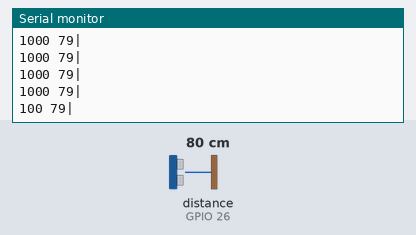
Simulated run of this sketch. Board: ESP32. Parts: the last lines printed to the serial monitor. Wiring (inferred from the names in the program): ultrasonic range finder: trigger GPIO 25; echo GPIO 26. The inputs (shaded band) are chosen by the test bench; at power-on: distance to the obstacle (sensor on GPIO 26) 80 cm. The echo pulse lasts 58.3 µs per cm.

Above: at 2.2 s.
2.3 s: distance to the obstacle (sensor on GPIO 26) set to 2 cm
At 3.6 s:
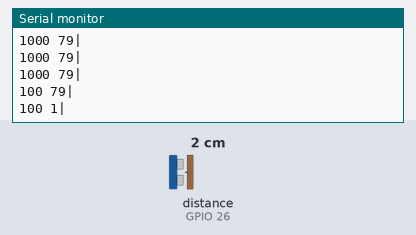
3.8 s: distance to the obstacle (sensor on GPIO 26) set to 4 cm
At 4.9 s:
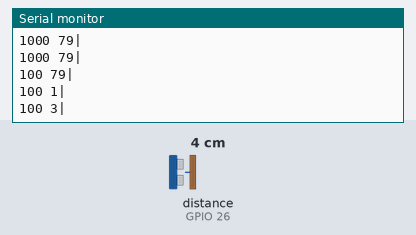
Timing chart, 0 to 6.8 s (numbered marks = the images above; inputs shaded):
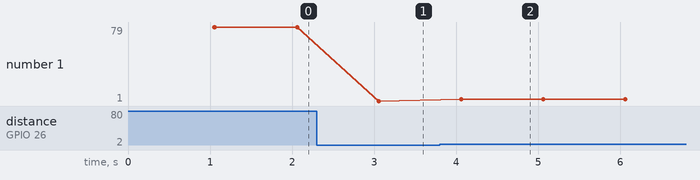

Measured:
- after the input at 2.3 s, the serial monitor: prints a new line after 0.76 s (image 1)
- after the input at 3.8 s, the serial monitor: prints a new line after 0.26 s (image 2)
- plotted number 1: 79 → 1 after the input at 2.3 s, 1 → 3 after the input at 3.8 s

The sketch:

Task_Queue_Sonic.ino
```cpp
//define pin varaibles

const int trigPin = 25;
const int echoPin= 26;

//intermediate step to get distance
long duration ;


//store actual distance in cm
long distance ;


// create a Queue handler
QueueHandle_t  xQueueENCODER_Readings;


// Store data for  time and distance

 struct ENCODER_Motion
  {
    int    Current_Day ;
    long  Current_Distance;
  } ENCODER_MOTION_Read;


  // two instances of structs
   struct   ENCODER_Motion   ENCODER_MOTION_NOW;
   struct      ENCODER_Motion   ENCODER_Received;


void setup() {
pinMode(trigPin,OUTPUT);
 pinMode(echoPin,INPUT);

 Serial.begin(115200);
 delay(1000);

// create a struct queue of size 10
 xQueueENCODER_Readings  = xQueueCreate( 10  , sizeof( struct  ENCODER_Motion ) );


 /// checking if queue was made correctly
  if(xQueueENCODER_Readings==NULL){
      Serial.println("ERROR Creating queue");
    }


/// giving time for the sensor to collect data since is I/O bound
for( int i = 0  ; i < 10 ; i++ ){

        ENCODER_MOTION_Read.Current_Day= 1000 ;

            //clears TrigPin
            digitalWrite(trigPin,LOW);
            delayMicroseconds(2);

              //sets the trigPin HIGH
            digitalWrite(trigPin, HIGH) ;
            delayMicroseconds(10);
             digitalWrite(trigPin, LOW) ;

            // Reads echoPin , returns duration
            duration = pulseIn(echoPin , HIGH);


            // calculate distance
            distance = duration*0.034/2 ;

        Serial.print("Initial distance:");
        Serial.println(distance);

        ENCODER_MOTION_Read.Current_Distance = distance;

        //send data to queue
       xQueueSend(xQueueENCODER_Readings,(void *) &ENCODER_MOTION_Read, portMAX_DELAY );

}


  xTaskCreate(
                    taskOne,          /* Task function. */
                    "TaskOne",        /* String with name of task. */
                    10000,            /* Stack size in words. */
                    NULL,             /* Parameter passed as input of the task */
                    1,                /* Priority of the task. */
                    NULL);            /* Task handle. */

  xTaskCreate(
                    taskTwo,          /* Task function. */
                    "TaskTwo",        /* String with name of task. */
                    10000,            /* Stack size in words. */
                    NULL,             /* Parameter passed as input of the task */
                    1,                /* Priority of the task. */
                    NULL);            /* Task handle. */


}

void loop() {
  delay(1000);


}


 // task one takes care of collecting data and sending to queue
void taskOne( void * parameter )
{

  portTickType lastTimeRun;

  // checks the sensosor evey 1000 ms
  const TickType_t xFrequency = 1000;


// Initialise the lastTimeRun variable with the current time.
    lastTimeRun = xTaskGetTickCount();


  // infinite loop of checking sensor data
    for(  ; ; ){


        ENCODER_MOTION_NOW.Current_Day = 100;

        //block the task for specific amount of time
          vTaskDelayUntil( &lastTimeRun, xFrequency );

            //clears TrigPin
            digitalWrite(trigPin,LOW);
            delayMicroseconds(2);

              //sets the trigPin HIGH
            digitalWrite(trigPin, HIGH) ;
            delayMicroseconds(10);
             digitalWrite(trigPin, LOW) ;

            // Reads echoPin , returns duration
            duration = pulseIn(echoPin , HIGH);


            // calculate distance
            distance = duration*0.034/2 ;


        ENCODER_MOTION_NOW.Current_Distance = distance;


            //Sending to Queue
       xQueueSend(xQueueENCODER_Readings,(void *) &ENCODER_MOTION_NOW, portMAX_DELAY );

    }

}


 //Takes care of recieving data and displaying to Screen

void taskTwo( void * parameter)
{

  // Infininite loop
  for(  ; ; ){

   if (xQueueReceive ( xQueueENCODER_Readings ,  &(ENCODER_Received) , portMAX_DELAY ) ){
    Serial.print(ENCODER_Received.Current_Day);
    Serial.print(" ");
    Serial.print(ENCODER_Received.Current_Distance);
    Serial.print("|");
   }
   Serial.println();
  }
}
```
